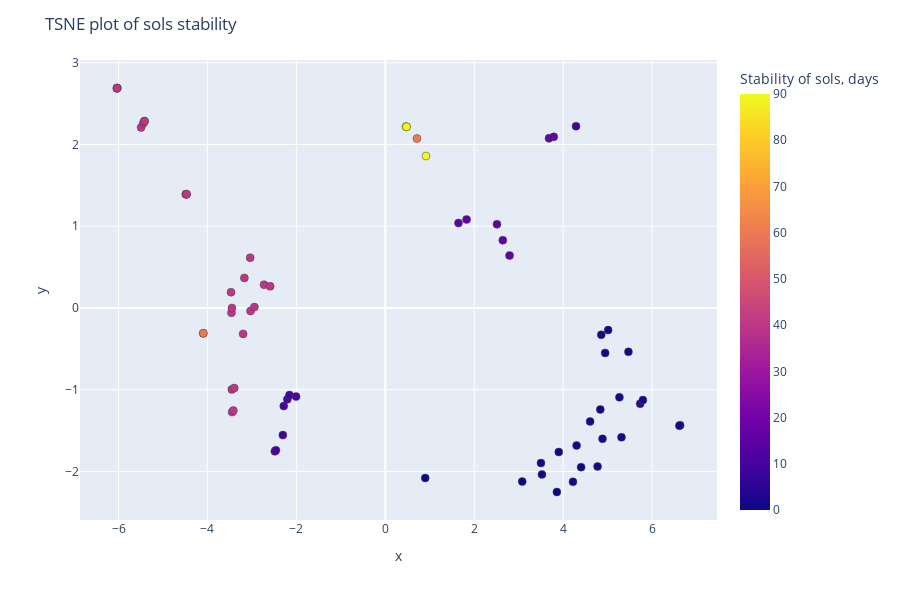

Source (notebook cell):
### Code cell
import plotly.express as px

fig = px.scatter(x_plot, x='tsne1', y='tsne2', color='Stability of sols, days', hover_data=df_clear.columns, width=900, height=600)

# # Customize aspect
fig.update_traces(marker=dict(size=8, line=dict(width=0.5)), selector=dict(mode='markers')) 
fig.update_layout(title='TSNE plot of sols stability', xaxis_title='x', yaxis_title='y')
# fig.update_yaxes(scaleanchor = "x", scaleratio = 1)
fig.write_html("TSNE_plot_stability_days.html")
fig.show()

### Figure 1 — Plotly figure (JSON) as saved in the notebook; plotly's stock layout.template omitted (floating-point values rounded to 4 significant figures; data arrays with more than 128 entries replaced by an {"elided": "..."} marker saying what was removed)
{"data": [{"customdata": {"elided": "71x8 float values"}, "hovertemplate": "tsne1=%{x}<br>tsne2=%{y}<br>t, °С=%{customdata[0]}<br>t, min=%{customdata[1]}<br>с(acid), mol/l=%{customdata[2]}<br>с(Ti4+), mol/l=%{customdata[3]}<br>ultrasound =%{customdata[4]}<br>d, nm=%{customdata[5]}<br>Contents, %=%{customdata[6]}<br>Stability of sols, days=%{marker.color}<extra></extra>", "legendgroup": "", "marker": {"color": [16, 16, 90, 60, 16, 16, 16, 2, 0.5, 0.5, 9, 9, 2, 2, 2, 6, 2, 0, 2, 17, 17, 90, 2, 2, 2, 0, 0, 0.5, 0.5, 2, 2, 2, 2, 90, 90, 60, 10, 10, 10, 10, 10, 40, 40, 10, 10, 40, 40, 40, 40, 40, 40, 40, 40, 40, 40, 40, 40, 40, 40, 40, 40, 40, 40, 40, 40, 0, 40, 40, 40, 40, 60], "coloraxis": "coloraxis", "line": {"width": 0.5}, "size": 8, "symbol": "circle"}, "mode": "markers", "name": "", "orientation": "v", "showlegend": false, "type": "scatter", "x": [2.512, 1.646, 0.4645, 0.7118, 2.795, 2.643, 1.829, 4.886, 4.303, 3.501, 6.632, 4.29, 5.312, 5.266, 4.607, 5.732, 5.794, 3.859, 6.614, 3.789, 3.682, 0.916, 4.775, 4.221, 3.523, 4.404, 3.08, 3.902, 4.836, 4.945, 5.469, 5.012, 4.858, 0.4776, 0.4779, -4.093, -2.283, -2.203, -2.155, -2.006, -2.303, -3.452, -3.396, -2.484, -2.46, -3.445, -3.417, -3.459, -4.485, -5.491, -6.037, -3.449, -4.479, -5.443, -6.032, -3.031, -4.473, -5.421, -6.03, -2.943, -4.467, -5.414, -6.028, -3.039, -3.197, 0.898, -3.469, -3.169, -2.728, -2.589, -4.093], "xaxis": "x", "y": [1.024, 1.039, 2.22, 2.073, 0.6414, 0.8285, 1.082, -1.601, -1.682, -1.898, -1.435, 2.223, -1.582, -1.094, -1.389, -1.172, -1.127, -2.252, -1.441, 2.093, 2.076, 1.858, -1.94, -2.128, -2.036, -1.948, -2.124, -1.762, -1.242, -0.55, -0.5372, -0.271, -0.329, 2.216, 2.216, -0.3106, -1.201, -1.118, -1.066, -1.085, -1.556, -0.9967, -0.9801, -1.754, -1.741, -1.274, -1.255, -0.05851, 1.391, 2.209, 2.686, -0.001385, 1.391, 2.261, 2.69, -0.03761, 1.391, 2.283, 2.69, 0.01015, 1.391, 2.286, 2.691, 0.6142, -0.3173, -2.081, 0.1925, 0.3672, 0.2846, 0.2649, -0.3106], "yaxis": "y"}], "layout": {"coloraxis": {"colorbar": {"title": {"text": "Stability of sols, days"}}, "colorscale": [[0, "#0d0887"], [0.1111, "#46039f"], [0.2222, "#7201a8"], [0.3333, "#9c179e"], [0.4444, "#bd3786"], [0.5556, "#d8576b"], [0.6667, "#ed7953"], [0.7778, "#fb9f3a"], [0.8889, "#fdca26"], [1, "#f0f921"]]}, "height": 600, "legend": {"tracegroupgap": 0}, "margin": {"t": 60}, "title": {"text": "TSNE plot of sols stability"}, "width": 900, "xaxis": {"anchor": "y", "domain": [0, 1], "title": {"text": "x"}}, "yaxis": {"anchor": "x", "domain": [0, 1], "title": {"text": "y"}}}}
